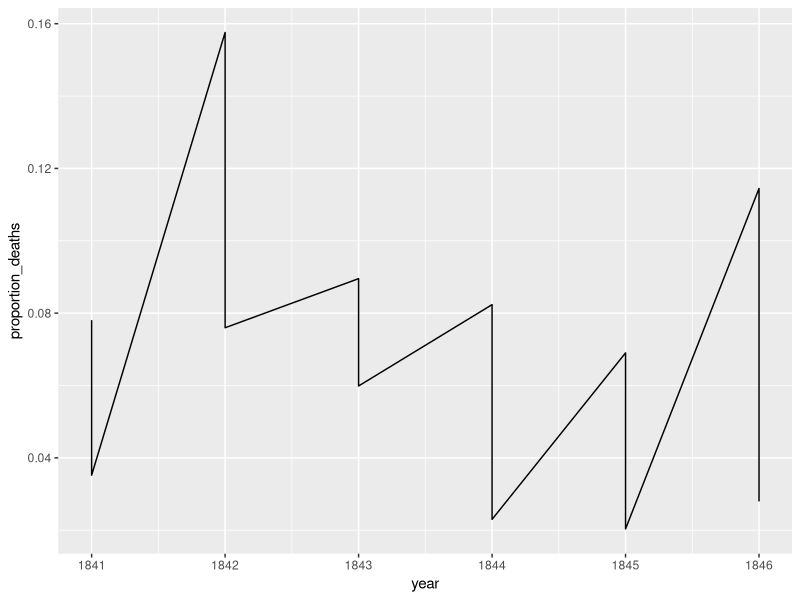
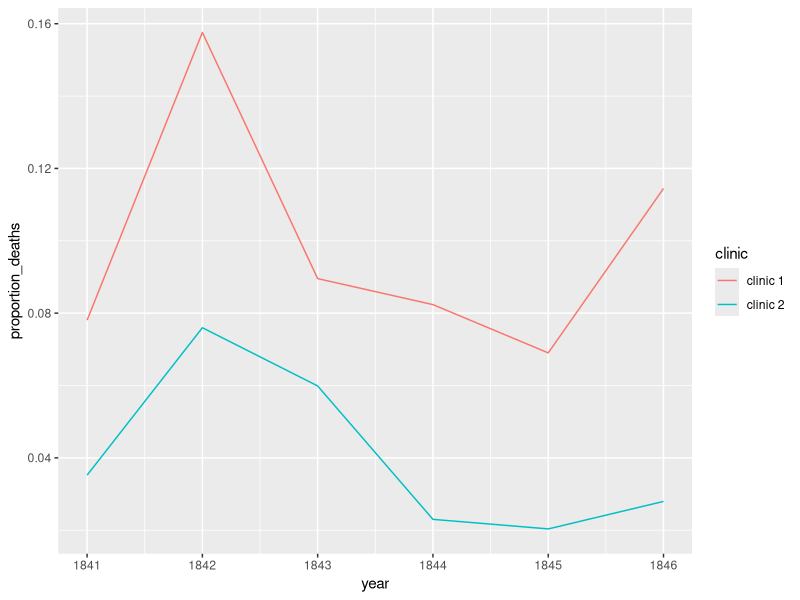
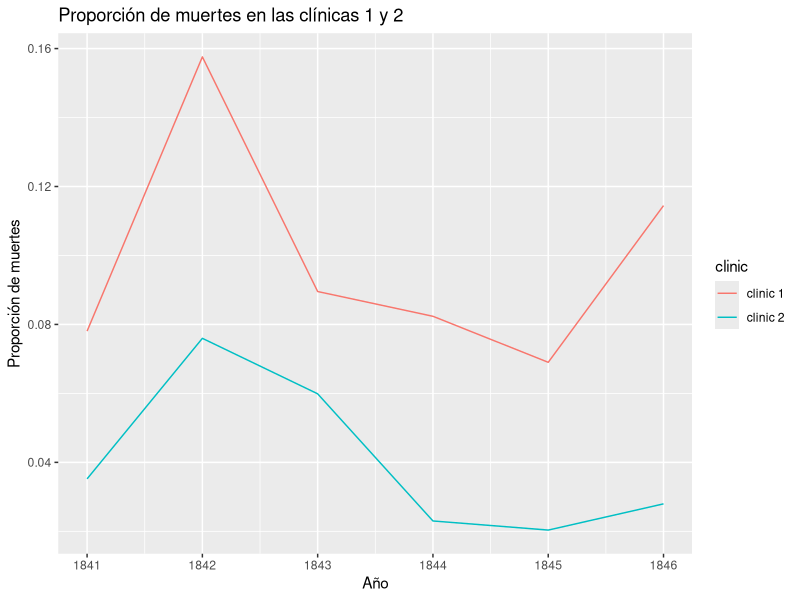
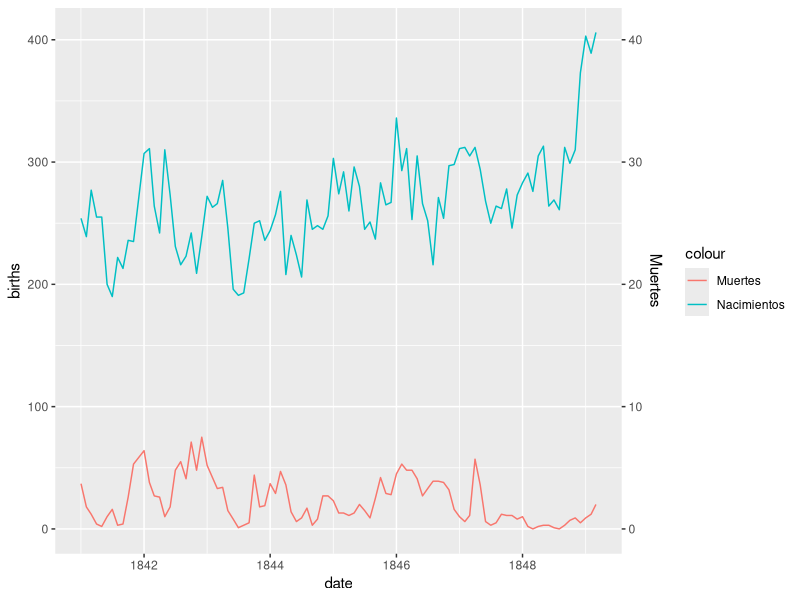
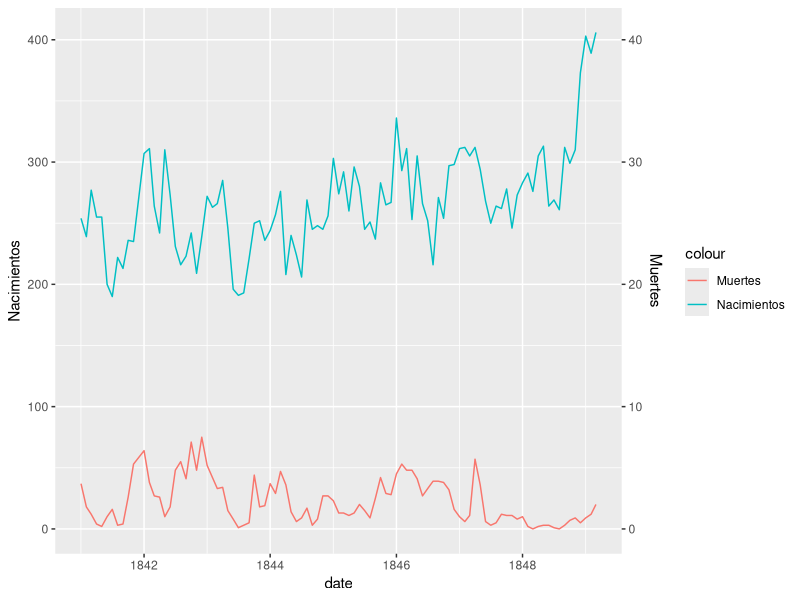
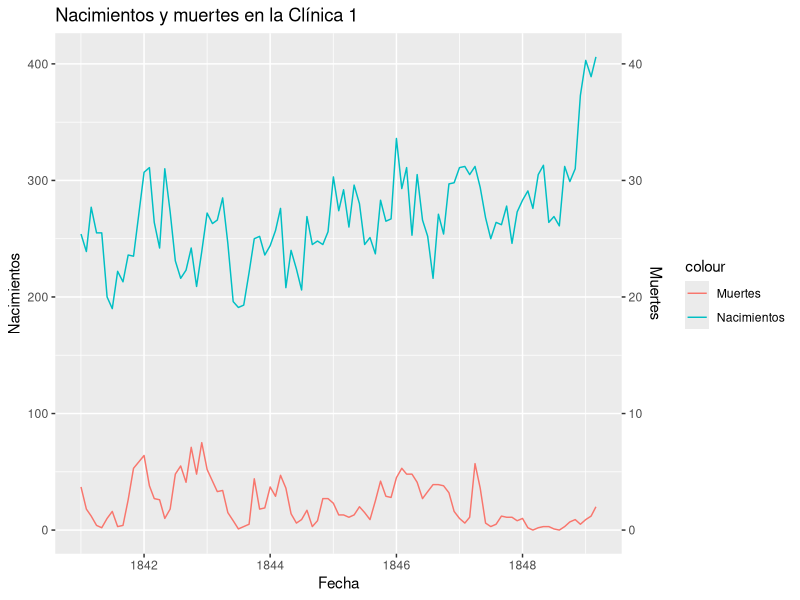
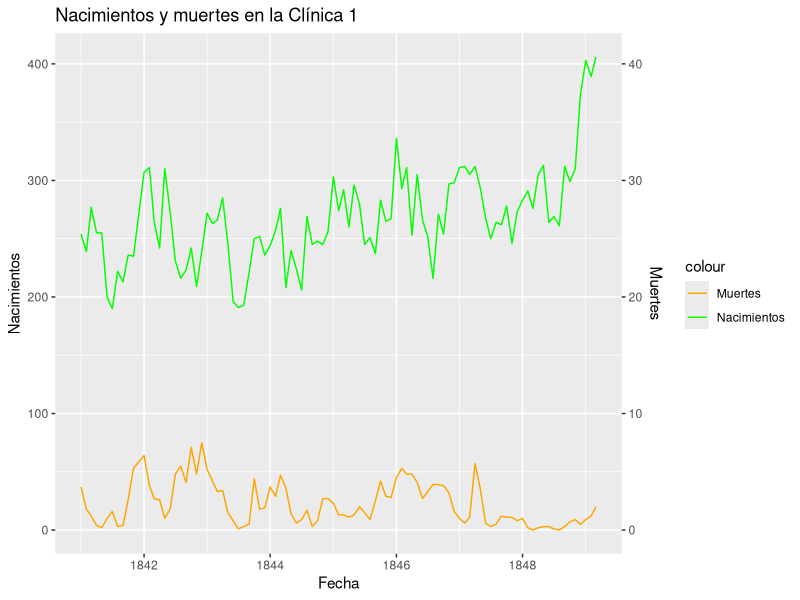
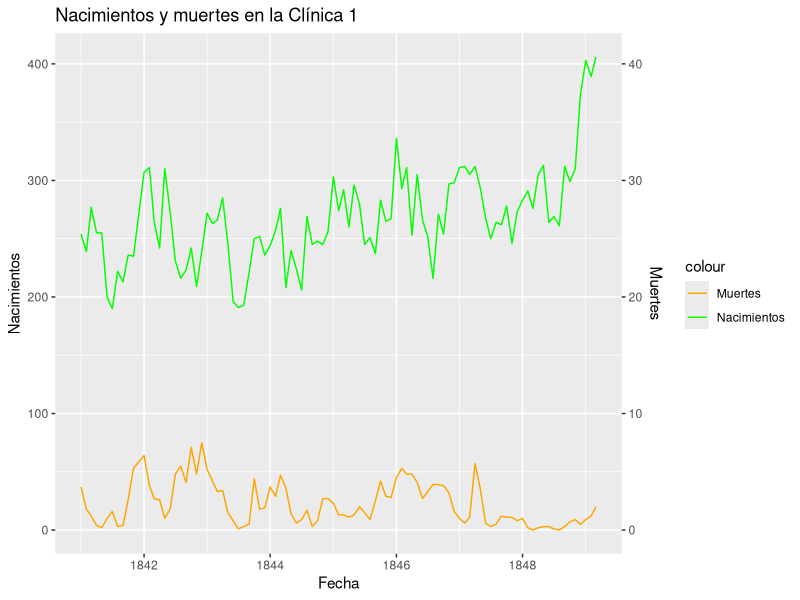

Here is the R script that generated these plots, in order:
## ---- chunk 1
library(tidyverse)
## ---- chunk 2
deaths_handwashing <- read_csv("deaths_handwashing.csv")
## ---- chunk 3
deaths_handwashing
## ---- chunk 4
deaths_handwashing <- deaths_handwashing %>%
  mutate(proportion_deaths = deaths / births)
## ---- chunk 5
deaths_handwashing
## ---- chunk 6

ggplot(deaths_handwashing, aes(x = year, y = proportion_deaths)) +
  geom_line()
## ---- chunk 7
ggplot(deaths_handwashing, aes(x = year, y = proportion_deaths, color = clinic)) +
  geom_line()

## ---- chunk 8

ggplot(deaths_handwashing, aes(x = year, y = proportion_deaths, color = clinic)) +
  geom_line() +
  labs(title = "Proporción de muertes en las clínicas 1 y 2",
       x = "Año",
       y = "Proporción de muertes")

## ---- chunk 9

deaths_clinic1 <- read_csv("deaths_clinic_1.csv")

## ---- chunk 10

ggplot(deaths_clinic1, aes(x = date)) +
  geom_line(aes(y = births, color = "Nacimientos")) +
  geom_line(aes(y = deaths, color = "Muertes")) +
  scale_y_continuous(sec.axis = sec_axis(~ . * 0.1, name = "Muertes"))

## ---- chunk 11

ggplot(deaths_clinic1, aes(x = date)) +
  geom_line(aes(y = births, color = "Nacimientos")) +
  geom_line(aes(y = deaths, color = "Muertes")) +
  scale_y_continuous(name = "Nacimientos", sec.axis = sec_axis(~ . * 0.1, name = "Muertes"))
## ---- chunk 12

ggplot(deaths_clinic1, aes(x = date)) +
  geom_line(aes(y = births, color = "Nacimientos")) +
  geom_line(aes(y = deaths, color = "Muertes")) +
  scale_y_continuous(name = "Nacimientos", sec.axis = sec_axis(~ . * 0.1, name = "Muertes")) +
  labs(title = "Nacimientos y muertes en la Clínica 1",
       x = "Fecha")
## ---- chunk 13

ggplot(deaths_clinic1, aes(x = date)) +
  geom_line(aes(y = births, color = "Nacimientos")) +
  geom_line(aes(y = deaths, color = "Muertes")) +
  scale_y_continuous(name = "Nacimientos", sec.axis = sec_axis(~ . * 0.1, name = "Muertes")) +
  labs(title = "Nacimientos y muertes en la Clínica 1",
       x = "Fecha") +
  scale_color_manual(values = c("Nacimientos" = "green", "Muertes" = "orange"))
## ---- chunk 14

ggplot(deaths_clinic1, aes(x = date)) +
  geom_line(aes(y = births, color = "Nacimientos")) +
  geom_line(aes(y = deaths, color = "Muertes")) +
  scale_y_continuous(name = "Nacimientos", sec.axis = sec_axis(~ . * 0.1, name = "Muertes")) +
  labs(title = "Nacimientos y muertes en la Clínica 1",
       x = "Fecha") +
  scale_color_manual(values = c("Nacimientos" = "green", "Muertes" = "orange"))
## ---- chunk 15

deaths_clinic1 <- deaths_clinic1 %>%
  mutate(proportion_deaths = deaths / births)

## ---- chunk 16

head(deaths_clinic1)
## ---- chunk 17

ggplot(deaths_clinic1, aes(x = date, y = proportion_deaths)) +
  geom_line()
## ---- chunk 18

ggplot(deaths_clinic1, aes(x = date, y = proportion_deaths)) +
  geom_line() +
  labs(title = "Proporción de muertes en la Clínica 1",
       x = "Fecha",
       y = "Proporción de muertes")
## ---- chunk 19

ggplot(deaths_clinic1, aes(x = date, y = proportion_deaths)) +
  geom_line() +
  labs(title = "Proporción de muertes en la Clínica 1",
       x = "Fecha",
       y = "Proporción de muertes")
## ---- chunk 20

deaths_clinic1$year <- year(deaths_clinic1$date)

deaths_clinic1_yearly <- deaths_clinic1 %>%
  group_by(year) %>%
  summarise(mean_proportion_deaths = mean(proportion_deaths))

## ---- chunk 21

ggplot(deaths_clinic1_yearly, aes(x = year, y = mean_proportion_deaths)) +
  geom_bar(stat = "identity")
## ---- chunk 22

ggplot(deaths_clinic1_yearly, aes(x = year, y = mean_proportion_deaths)) +
  geom_bar(stat = "identity") +
  labs(title = "Proporción de muertes promedio en la Clínica 1",
       x = "Año",
       y = "Proporción de muertes promedio")
## ---- chunk 23

deaths_clinic1 <- deaths_clinic1 %>%
  mutate(handwashing_started = date >= "1847-01-01")

## ---- chunk 24

ggplot(deaths_clinic1, aes(x = date, y = proportion_deaths, color = handwashing_started)) +
  geom_line()

## ---- chunk 25

ggplot(deaths_clinic1, aes(x = date, y = proportion_deaths, color = handwashing_started)) +
  geom_line() +
  labs(title = "Proporción de muertes en la Clínica 1",
       x = "Fecha",
       y = "Proporción de muertes")
## ---- chunk 26

ggplot(deaths_clinic1, aes(x = date, y = proportion_deaths, color = handwashing_started)) +
  geom_line() +
  labs(title = "Proporción de muertes en la Clínica 1",
       x = "Fecha",
       y = "Proporción de muertes")
## ---- chunk 27

deaths_clinic1$month <- month(deaths_clinic1$date)
monthly <- deaths_clinic1 %>%
  group_by(handwashing_started, year(date), month(date)) %>%
  summarise(mean_proportion_deaths = mean(proportion_deaths))
## ---- chunk 28

monthly_summary <- monthly %>%
  group_by(handwashing_started) %>%
  summarise(mean_proportion_deaths = mean(mean_proportion_deaths))
## ---- chunk 29

monthly_summary
## ---- chunk 30

ggplot(monthly, aes(x = handwashing_started, y = mean_proportion_deaths)) +
  geom_boxplot()
## ---- chunk 31

ggplot(monthly, aes(x = handwashing_started, y = mean_proportion_deaths)) +
  geom_boxplot()
## ---- chunk 32

t.test(monthly$mean_proportion_deaths ~ monthly$handwashing_started)

## ---- chunk 33

ggplot(deaths_clinic1, aes(x = date, y = proportion_deaths, color = handwashing_started)) +
  geom_line() +
  labs(title = "Proporción de muertes en la Clínica 1",
       x = "Fecha",
       y = "Proporción de muertes")


## ---- chunk 34

ggplot(deaths_clinic1, aes(x = date, y = proportion_deaths, color = handwashing_started)) +
  geom_line() +
  labs(title = "Proporción de muertes en la Clínica 1",
       x = "Fecha",
       y = "Proporción de muertes")
